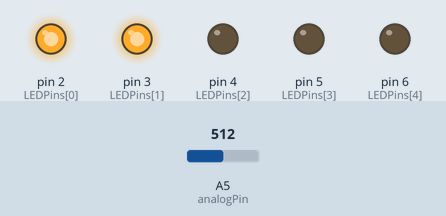
The sketch below on a simulated Arduino Uno, built with avr-gcc and run on an emulated ATmega328P. On the bench: output pins drawn as LEDs (lit = HIGH). Inputs (shaded band) come from the test bench; at power-on: A5 (analogPin) = 512.

Above: at 1.2 s.
1.3 s: A5 (analogPin) set to 598
2.8 s: A5 (analogPin) set to 632
At 4.0 s:
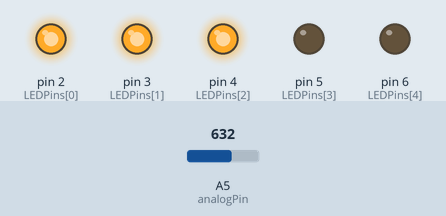
4.3 s: A5 (analogPin) set to 810
5.8 s: A5 (analogPin) set to 832
At 6.3 s:
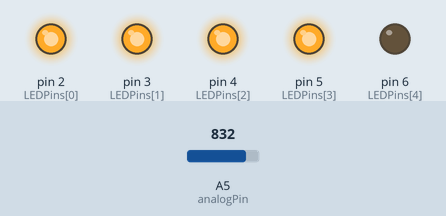
7.3 s: A5 (analogPin) set to 1013
8.8 s: A5 (analogPin) set to 1023
At 9.8 s:
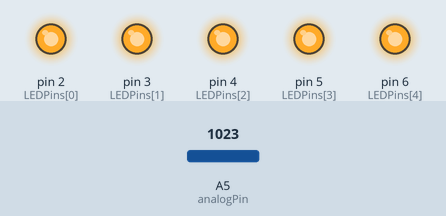
Timing chart, 0 to 11.3 s (numbered marks = the images above; inputs shaded):
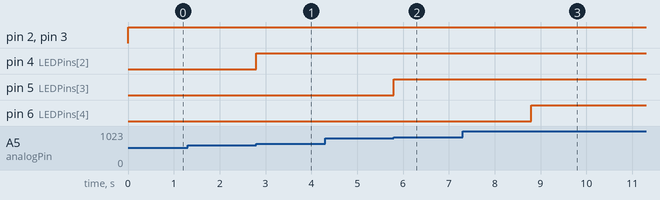

Measured:
- the behaviour switches between 613 and 614 on A5 (analogPin) (found by bisection; images 0 and 1)
- the behaviour switches between 818 and 819 on A5 (analogPin) (found by bisection; images 1 and 2)
- the behaviour switches between 1022 and 1023 on A5 (analogPin) (found by bisection; images 2 and 3)
- after the input at 1.3 s, every drawn part: stays the same
- after the input at 2.8 s, pin 4 (LEDPins[2]): LOW → HIGH at once
- after the input at 4.3 s, every drawn part: stays the same
- after the input at 5.8 s, pin 5 (LEDPins[3]): LOW → HIGH at once
- after the input at 7.3 s, every drawn part: stays the same
- after the input at 8.8 s, pin 6 (LEDPins[4]): LOW → HIGH at once

The sketch:

Potentiometer_LEDs.ino
```cpp
const int analogPin = A5;
const int LEDCount = 5;
int LEDPins [] = {2, 3, 4, 5, 6};

void setup() {
  for (int i = 0; i < LEDCount; i++) {
    pinMode(LEDPins[i], OUTPUT);
  }
}

void loop() {
  int sensorReading = analogRead(analogPin);
  int LEDLevel = map(sensorReading, 0, 1023, 0, LEDCount);

  for(int i = 0; i < LEDCount; i++) {
    if(i < LEDLevel){
      digitalWrite(LEDPins[i], HIGH);
    }
    else {
      digitalWrite(LEDPins[i], LOW);
    }
  }
}
```
